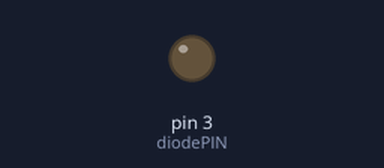
Recording of a sketch running on a simulated Arduino Uno, built with avr-gcc and run on an emulated ATmega328P. On the bench: output pins drawn as LEDs (lit = HIGH).

Above: at 0.05 s.
At 1.2 s:
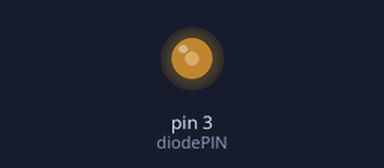
At 2.35 s:
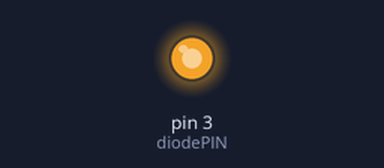
At 4.65 s:
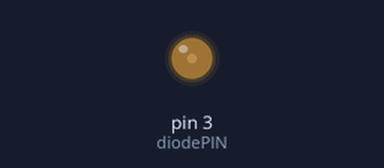
Timing chart, 0 to 6.6 s (numbered marks = the images above):
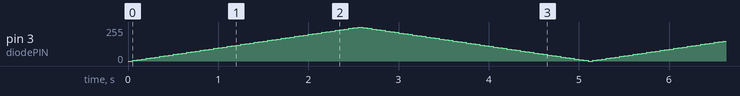

The sketch:

PWM_diode.ino
```cpp
#define diodePIN 3
#define delay_time 50

int impletion = 0;
int change = 5;
bool fade_in = true;

void setup() {
 pinMode(diodePIN, OUTPUT);
}

void loop() {
 analogWrite(diodePIN, impletion);

 if ( (impletion < 255) && (fade_in == true) ) {
  impletion += change;
 } else {
  impletion -= change;
 }
 if( (impletion == 255) && (fade_in == true) ){
   fade_in = false;
 }
 if ( (impletion == 0) && (fade_in == false) ){
    fade_in = true;
 }

 delay(delay_time);
}
```
